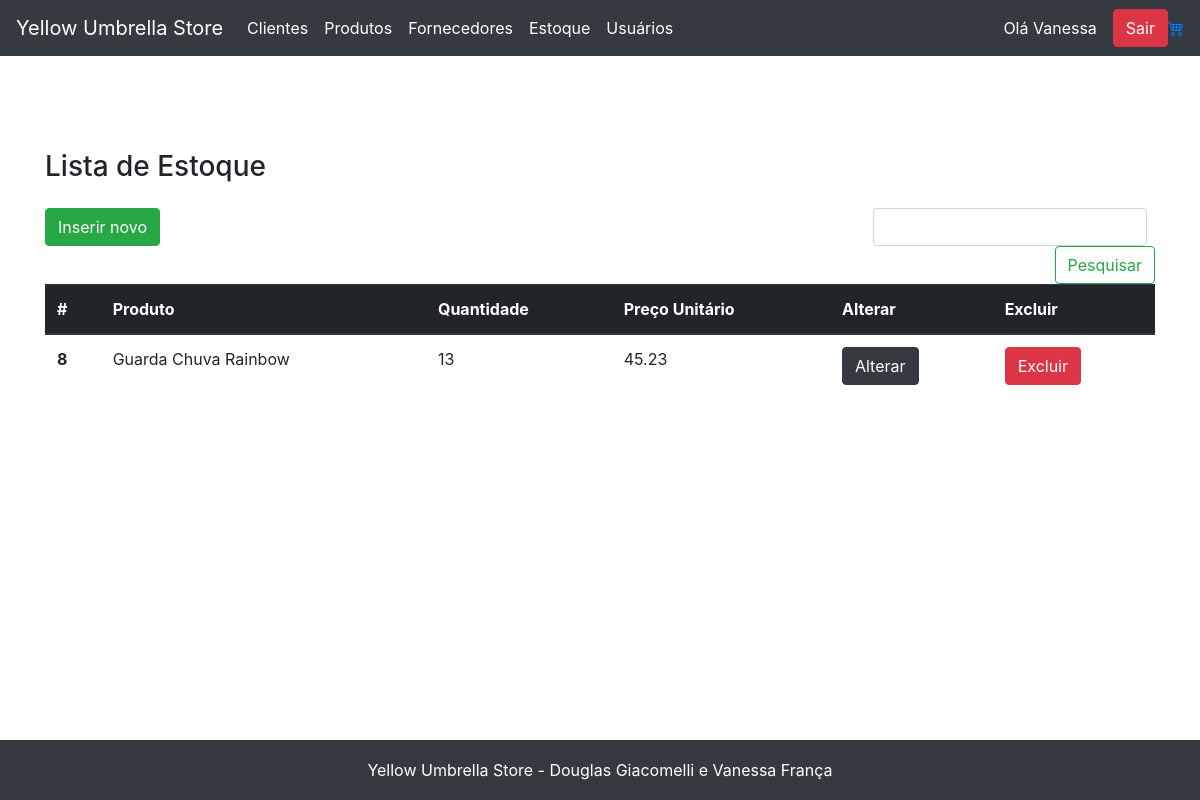
Screenshot of /estoque/view_estoque.php (signed in) with the database file from the repository.
### tables this page shows
CREATE TABLE `estoque` (
  `id` int NOT NULL AUTO_INCREMENT,
  `quantidade` int NOT NULL,
  `preco` decimal(12,2) NOT NULL,
  `produto_id` int DEFAULT NULL,
  PRIMARY KEY (`id`),
  KEY `produto_id` (`produto_id`),
  CONSTRAINT `estoque_ibfk_1` FOREIGN KEY (`produto_id`) REFERENCES `produto` (`id`)
);

CREATE TABLE `produto` (
  `id` int NOT NULL AUTO_INCREMENT,
  `nome` varchar(255) NOT NULL,
  `descricao` text NOT NULL,
  `imagem` varchar(255) NOT NULL,
  `fornecedor_id` int DEFAULT NULL,
  PRIMARY KEY (`id`),
  KEY `fornecedor_id` (`fornecedor_id`),
  CONSTRAINT `produto_ibfk_1` FOREIGN KEY (`fornecedor_id`) REFERENCES `fornecedor` (`id`)
);

### fachada.php (called while the page is built, shortened)
<?php
include_once('model/Estoque.php');
include_once('dao/mysql/MysqlDaoFactory.php');
$factory = new MysqlDaofactory();
?>

### dao/mysql/MysqlDaoFactory.php (called while the page is built, shortened)
<?php
include_once('MysqlProdutoDao.php');
include_once('MysqlEstoqueDao.php');
class MysqlDaofactory extends DaoFactory {
    private $host = "localhost";
    private $db_name = "web2";
    private $port = "3306";
    private $username = "root";
    private $password = "v6a10fr4nc486";
    public function getConnection(){
        $this->conn = null;
        $dsn="mysql:host=" . $this->host . ";port=" . $this->port . ";dbname=" . $this->db_name;
        try{
            $this->conn = new PDO($dsn, $this->username, $this->password);
      }catch(PDOException $exception){
            echo "Connection error: " . $exception->getMessage() . "\n";
            echo "DSN = " . $dsn;
        }
        return $this->conn;
    }
    public function getEstoqueDao() {
        return new MysqlEstoqueDao($this->getConnection());
    }
}
?>

### dao/DAO.php (called while the page is built, shortened)
<?php
abstract class DAO {
    public function __construct($conn){
        $this->conn = $conn;
    }
}
?>

### dao/mysql/MysqlEstoqueDao.php (called while the page is built, shortened)
<?php
include_once($_SERVER['DOCUMENT_ROOT'].'/yellow_umbrella/dao/DAO.php');
class MysqlEstoqueDao extends DAO implements EstoqueDao {
    private $table_name = 'estoque';
    public function buscaTodos() {
        $query = "SELECT
                    e.id, e.quantidade, e.preco, produto_id, p.nome as produto_nome
                FROM
                    " . $this->table_name ." e
                    JOIN produto p on (produto_id = p.id)
                    ORDER BY id ASC";
        $stmt = $this->conn->prepare( $query );
        $stmt->execute();
        $estoques = [];
        while ($row = $stmt->fetch(PDO::FETCH_ASSOC)){
            extract($row);
            $estoque = new Estoque($id, $quantidade, $preco, $produto_id, $produto_nome);
            $estoques[] = $estoque;
        }
        return $estoques;
    }
}
?>

### model/Estoque.php (called while the page is built, shortened)
<?php
class Estoque{
    private $id;
    private $quantidade;
    private $preco;
    private $produto_nome;
    public function __construct( $id=null, $quantidade, $preco, $produto_id, $produto_nome=null){
        $this->id=$id;
        $this->quantidade=$quantidade;
        $this->preco=$preco;
        $this->produto_nome=$produto_nome;
    }
    public function getId() { return $this->id; }
    public function getQuantidade() { return $this->quantidade; }
    public function getPreco() { return $this->preco; }
    public function getProdutoNome() { return $this->produto_nome; }
}
?>

### estoque/view_estoque.php (the view, shortened to what this page needs)
<?php
    include "../fachada.php";
    include "../header.php";
    $dao = $factory->getEstoqueDao();
    $estoque = $dao->buscaTodos();
    $estoque = (isset($_SESSION["estoque"])) ? ($_SESSION["estoque"]) : ($estoque);
?>
<main role="main" class="container">
    <h3 class="mb-3">Lista de Estoque</h3>
    <div class="row">
        <div class="col-12">
        </div>
        <div class="col-lg-8 col-sm-12">
            <a href="view_cadastro_estoque.php" class="btn btn-success mb-2">Inserir novo</a>
        </div>
        <div class="col-lg-4 col-sm-12">
            <form class="form-inline mt-2 mt-md-0 form-search-list" action="<?=$base?>/estoque/executa_pesquisa.php" method="POST">
                <input class="form-control mr-sm-2" type="text" name="pesquisa" aria-label="Pesquisar">
                <button class="btn btn-outline-success my-2 my-sm-0" type="submit">Pesquisar</button>
            </form>
        </div>
        <div class="col-12">
        <table class="table table-responsive">
            <thead class="thead-dark">
                <tr>
                <th scope="col">#</th>
                <th scope="col">Produto</th>
                <th scope="col">Quantidade</th>
                <th scope="col">Preço Unitário</th>
                <th scope="col">Alterar</th>
                <th scope="col">Excluir</th>
                </tr>
            </thead>
            <tbody>
            <?php
                if ($estoque){
                    foreach($estoque as $item){
            ?>
                <tr>
                <th scope="row"><?=$item->getID()?></th>
                <td><?=$item->getProdutoNome()?></td>
                <td><?=$item->getQuantidade()?></td>
                <td><?=$item->getPreco()?></td>
                <td><a href="view_editar_estoque.php?id=<?=$item->getID()?>" class="btn btn-dark">Alterar</button></td>
                <td><a href="exclui_estoque.php?id=<?=$item->getID()?>" id="excluiProduto" class="btn btn-danger" onclick="return confirm('Você quer mesmo remover este estoque?')">Excluir</button></td>
                </tr>
            <?php
                    }
                }else{
                    echo "<td colspan=6 style='text-align:center;'>Sem registros</td>";
                }
            ?>
            </tbody>
        </table>
        </div>
    </div>
</main>
<?php include "../footer.php"; ?>

### assets/css/sticky-footer.css (style rules this page uses)
html { position: relative; min-height: 100%; }
body { margin-bottom: 60px; }
body > .container { padding: 150px 15px 0; }
.form-search-list { justify-content: flex-end; }
.table-responsive { display: table; }

### assets/css/custom.css (style rules this page uses)
.form-search-list { justify-content: flex-end; }
.table-responsive { display: table; }

### rows the page displays
estoque: id "8", produto.nome "Guarda Chuva Rainbow", quantidade "13", preco "45.23"

### other values shown
$_SESSION["nome_usuario"] "Vanessa"
